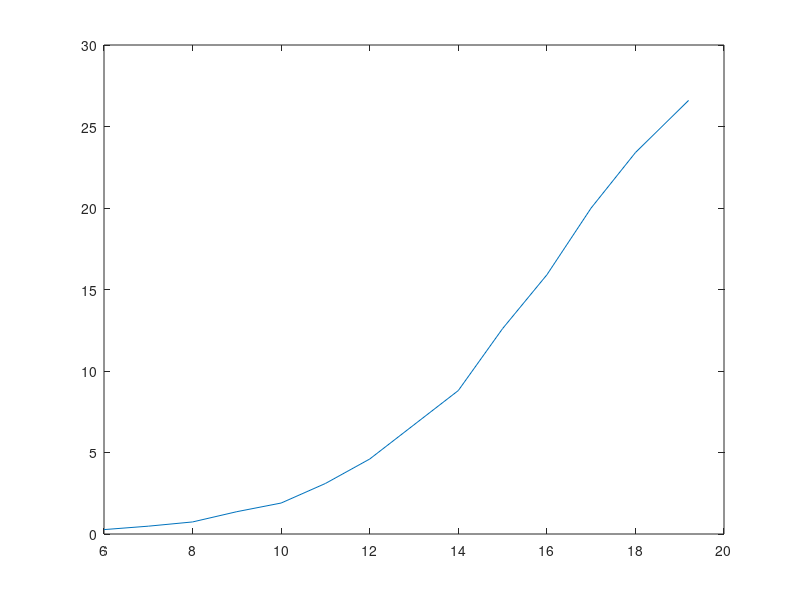

The MATLAB source for this figure:
POW  =   [6 7 8 9 10 11 12 13 14 15 16 17 18 19.2] 
VOLT = [0.27 0.48 0.74 1.37 1.9 3.1 4.6 6.7 8.8 12.6 15.9 20.0 23.4 26.6]

plot(POW,VOLT)
		